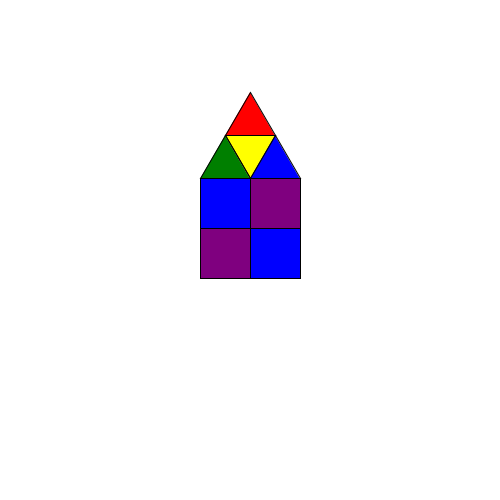
Frame 1 (no input)
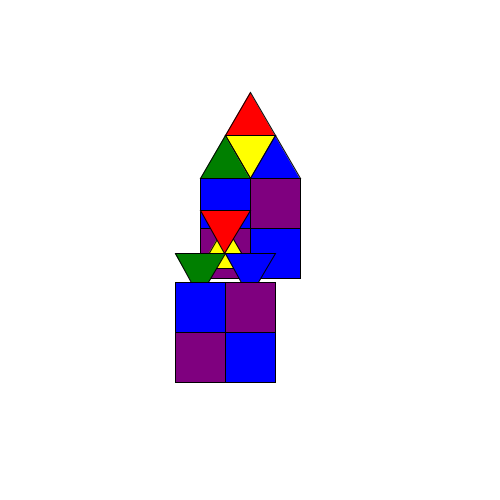
Frame 2 (the mouse pressed at the canvas centre, redrawn once)

The Processing sketch that drew these frames (run headless with seeded random() and noise(); the mouse was pressed at the canvas centre and the sketch redrawn once):

// Processing sketch: generativeC1
// ── generativeC1.pde
float side = 50;
float[] angleArray = {0.5*PI + 0,0.5*PI + 2*PI/3,0.5*PI + 2*2*PI/3};
float h = sqrt(3)*side/2;
float r = 2.0*h/3.0;
float x,y;

void setup(){
  size(500,500);      
  background(255);
  x = width/2.0;
  y = height/2.0 - 2*side;
}

void draw(){
  fill(255,255,0);
  triangle(x + r*cos(angleArray[0]),y + r*sin(angleArray[0]),x + r*cos(angleArray[1]),y + r*sin(angleArray[1]),x+ r*cos(angleArray[2]),y+r*sin(angleArray[2])); 
  for(int angleIndex = 0; angleIndex < 3;angleIndex++){
     angleArray[angleIndex] += PI/3; 
  }
  fill(255,0,0);
  y -= r;
  triangle(x + r*cos(angleArray[0]),y + r*sin(angleArray[0]),x + r*cos(angleArray[1]),y + r*sin(angleArray[1]),x+ r*cos(angleArray[2]),y+r*sin(angleArray[2])); 
  fill(0,0,255);
  y +=h;
  x += side/2;
  triangle(x + r*cos(angleArray[0]),y + r*sin(angleArray[0]),x + r*cos(angleArray[1]),y + r*sin(angleArray[1]),x+ r*cos(angleArray[2]),y+r*sin(angleArray[2])); 
  x -= side;
  fill(0,127,0);
  triangle(x + r*cos(angleArray[0]),y + r*sin(angleArray[0]),x + r*cos(angleArray[1]),y + r*sin(angleArray[1]),x+ r*cos(angleArray[2]),y+r*sin(angleArray[2])); 
  rectMode(CENTER);
 
  y += h/3;
  y += side/2;
  fill(0,0,255);
  rect(x,y,side,side);
  x += side;
  y += side;
  rect(x,y,side,side);
  fill(127,0,127);
  y -= side;
  rect(x,y,side,side);
  x -= side;
  y += side;
  rect(x,y,side,side);
  

  noLoop();
}
